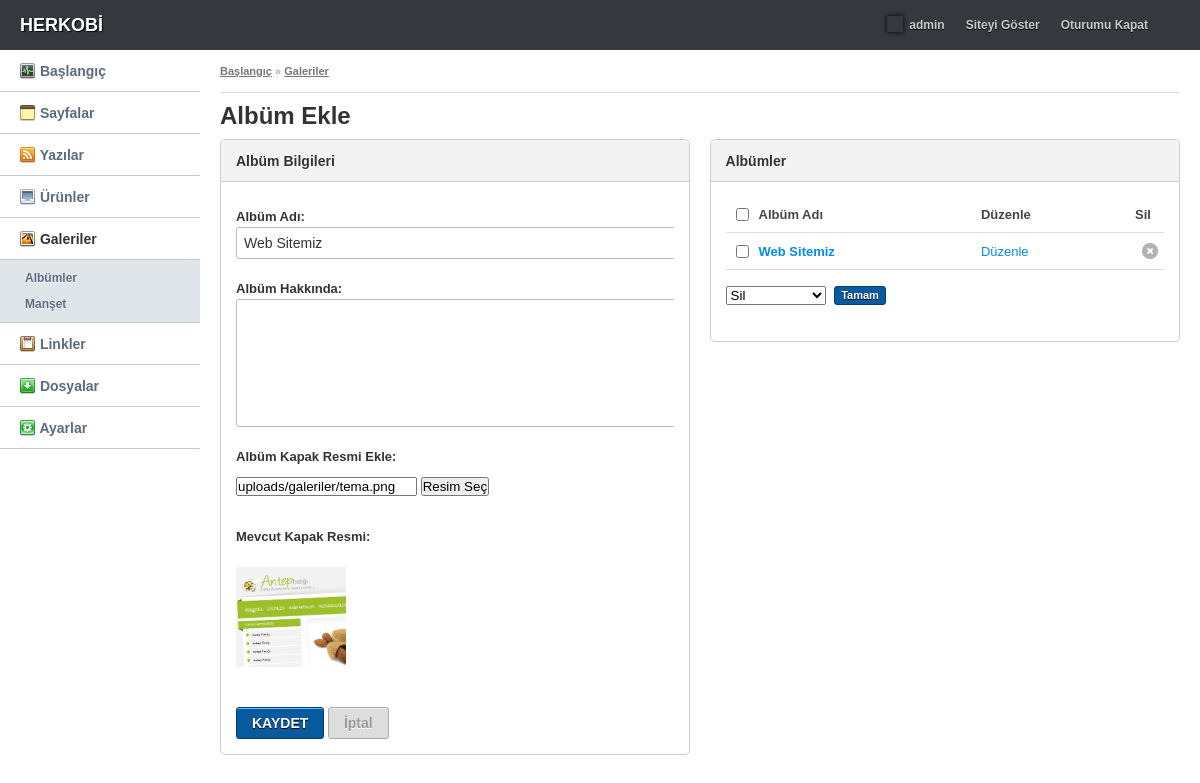
Screenshot of /panel/galleries.php?duzelt=3 (signed in) with the database file from the repository.
### tables this page shows
CREATE TABLE IF NOT EXISTS `galleries` (
  `id` int(11) NOT NULL AUTO_INCREMENT,
  `level` int(11) NOT NULL,
  `slug` text NOT NULL,
  `album` text NOT NULL,
  `description` text NOT NULL,
  `image` text NOT NULL,
  PRIMARY KEY (`id`)
);

### config.php (called while the page is built, shortened)
<?php
    $SITE_ADRESI = "http://localhost/hkv2";
?>

### panel/inc/functions.php (called while the page is built)
<?php
	function duzelt($sutun, $tablo, $id){
		global $db;
			$sql = "
			SELECT $sutun
			FROM $tablo
			WHERE id = :id";
			$sth = $db->prepare($sql);
			$sth->bindValue(':id', $id);
			$db->query("SET NAMES 'utf8'");
			$sth->execute();
			$DuzenleSonuc = $sth->fetchAll();
			return $DuzenleSonuc;
	}

### panel/inc/sayfalama.php (called while the page is built, shortened)
<?php
function SayfaIcerik($tablo){
	global $db;
	$sayfalamaLimit = 20;
	if(!isset($_GET['s'])){
		$sayfalama = 1;
	}
	else{
		$sayfalama = $_GET['s'];
		if(!is_numeric($sayfalama)){
			$sayfalama = 1;
		}
	}
	$kacta = (($sayfalama * $sayfalamaLimit) - $sayfalamaLimit);
	if($tablo == 'pages'){
		$sql = "SELECT uk.id, uk.mid, uk.page, uk.date, u.id, u.mid, u.page, u.date
				FROM pages AS u
				RIGHT JOIN pages AS uk ON u.id = uk.mid
				ORDER BY  `uk`.`id` DESC";
	}
	else if($tablo == 'posts'){
		$sql = "SELECT u.id, u.post, uk.category, u.date
				FROM posts AS u
				LEFT JOIN postcategories AS uk ON u.cid = uk.id
				ORDER BY  `u`.`id` DESC";
	}
	else if($tablo == 'productcategories'){
		$sql = "SELECT uk.id, uk.mid, uk.category, u.id, u.mid, u.category
				FROM productcategories AS u
				RIGHT JOIN productcategories AS uk ON u.id = uk.mid
				ORDER BY  `u`.`id` ASC";
	}
	else if ($tablo == 'postcategories'){
		$sql = "SELECT u.id, u.mid, u.category, uk.id, uk.mid, uk.category
		   		FROM postcategories AS u
		   		RIGHT JOIN postcategories AS uk on u.id = uk.mid";
	}
	else if ($tablo == 'products'){
		$sql = "SELECT u.brand, u.id, u.publish, u.product, u.category, uk.mid
				FROM products AS u
				LEFT JOIN productcategories AS uk ON u.category = uk.id
				ORDER BY  `u`.`id` DESC";
	}
	else if ($tablo == 'galleries'){
		$sql = "SELECT * FROM galleries";
	}
	else if ($tablo == 'slides'){
		$sql = "SELECT * FROM slides";
	}
	$sql .= " LIMIT $kacta , $sayfalamaLimit;";
	$sth = $db->prepare($sql);
	$db->query("SET NAMES 'utf8'");
	$sth->execute();
	$TumHaberler = $sth->fetchAll();
	return $TumHaberler;
}

### panel/galleries.php (the view, shortened to what this page needs)
<?php
require_once'../config.php';
require_once 'inc/functions.php';
include_once 'inc/sayfalama.php';
if (isset($_GET['duzelt'])) {
    $id = $_GET['duzelt'];
    $DuzenleSonuc = duzelt('*', 'galleries', $id);
}
$TumAlbumler = SayfaIcerik('galleries');
$TumAlbumlerSay = count($TumAlbumler);
?>
<!DOCTYPE html PUBLIC "-//W3C//DTD XHTML 1.0 Transitional//EN" "http://www.w3.org/TR/xhtml1/DTD/xhtml1-transitional.dtd">
<html xmlns="http://www.w3.org/1999/xhtml">
    <head>
        <link rel="stylesheet" href="elfinder/css/smoothness/jquery-ui-1.8.13.custom.css" type="text/css" media="screen" title="no title" charset="utf-8">
            <link rel="stylesheet" href="elfinder/css/elfinder.css" type="text/css" media="screen" title="no title" charset="utf-8">
                </head>
                <body>
                    <div id="header">
                        <h1><a href="admin.php">HERKOBİ</a></h1>
                        <div class="userprofile">
                            <ul>
                                <li><a href="user.php"><img src="images/avatar.gif" alt="" /> admin</a></li>
                                <li><a href="<?php echo $SITE_ADRESI; ?>" target="_blank">Siteyi Göster</a></li>
                                <li><a href="logout.php">Oturumu Kapat</a></li>
                            </ul>
                        </div>
                    </div>
                    <div id="sidebar">
                        <ul id="nav">
                            <li><a href="admin.php"><img src="images/nav/dashboard.png" alt="" /> Başlangıç</a></li>
                            <li><a href="#" class="collapse"><img src="images/nav/pages.png" alt="" /> Sayfalar</a>
                            </li>
                            <li><a href="#" class="collapse"><img src="images/nav/rss.png" alt="" /> Yazılar</a>
                            </li>
                            <li><a href="#" class="collapse"><img src="images/nav/product.png" alt="" /> Ürünler</a>
                            </li>
                            <li><a href="#"><strong><img src="images/nav/media.png" alt="" /> Galeriler</strong></a>
                                <ul>
                                    <li><a href="galleries.php">Albümler</a></li>
                                    <li><a href="slide.php">Manşet</a></li>
                                </ul>
                            </li>
                            <li><a href="#" class="collapse"><img src="images/nav/links.png" alt="" /> Linkler</a>
                            </li>
                            <li><a href="files.php"><img src="images/nav/files.png" alt="" /> Dosyalar</a></li>
                            <li><a href="#" class="collapse"><img src="images/nav/settings.png" alt="" /> Ayarlar</a>
                            </li>
                        </ul>
                    </div>
                    <div id="content">
                        <div class="breadcrumb">
                            <a href="admin.php">Başlangıç</a> &raquo; <a href="galleries.php">Galeriler</a>
                        </div>
                        <h2>Albüm Ekle</h2>
                        <div class="textbox half kleft">
                            <form id="bilgi" action="" method="post">
                                <h2>Albüm Bilgileri</h2>
                                <div class="textbox_content">
                                    <p><label>Albüm Adı:</label><br /><input type="text" size="70" class="text" name="album" value="<?php echo @$DuzenleSonuc[0]['album']; ?>"/></p>
                                    <p><label>Albüm Hakkında:</label><br /><textarea rows="7" cols="73" name="description"><?php echo @$DuzenleSonuc[0]['description']; ?></textarea></p>
                                    <p class="fileupload">
                                        <label>Albüm Kapak Resmi Ekle:</label>
                                        <input type="text" id="field" name="image" value="<?php echo @$DuzenleSonuc[0]['image']; ?>" />
                                        <input type="button" id="open" class="file" value="Resim Seç" />
                                        </p>
                                        <?php
                                        if (isset($_GET['duzelt']) && $DuzenleSonuc[0]['image'] != "") {
                                            ?>
                                            <p><label>Mevcut Kapak Resmi:</label><br /></p>
                                            <p><img src="<?php echo $SITE_ADRESI; ?>/<?php echo @$DuzenleSonuc[0]['image']; ?>" /></p>
                                            <?php
                                        }
                                        ?>
                                </div>
                                <div class="textbox_content">
                                    <p>
                                        <input type="submit" class="submit" value="KAYDET" />
                                        <input type="submit" class="submit disabled" disabled="disabled" value="İptal" />
                                    </p>
                                </div>
                            </form>
                        </div>
                        <div class="textbox half kright">
                            <h2>Albümler</h2>
                            <div class="textbox_content">
                                <table cellpadding="0" cellspacing="0" width="100%" class="sortable">
                                    <thead>
                                        <tr>
                                            <th width="10"><input type="checkbox" class="check_all" /></th>
                                            <th>Albüm Adı</th>
                                            <th>Düzenle</th>
                                            <th>Sil</th>
                                        </tr>
                                    </thead>
                                    <tbody>
                                        <form action="" method="post">
                                            <?php
                                            for ($i = 0; $i < $TumAlbumlerSay; $i++) {
                                                echo '
					              <tr>
					                <td><input type="checkbox" name="tut[]" value=' . $TumAlbumler[$i]["id"] . ' /></td>
					                <td><strong><a href="photos.php?duzelt=' . $TumAlbumler[$i]["id"] . '">' . $TumAlbumler[$i]["album"] . '</a></strong></td>
					                <td><a href="?duzelt=' . $TumAlbumler[$i]["id"] . '">Düzenle</a></td>
					                <td class="delete"><a class="al" alt="' . $TumAlbumler[$i]["id"] . '" href="#"><img src="images/close.png" alt="' . $TumAlbumler[$i]["id"] . '" title="Delete" /></a></td>
					              </tr>
								 ';
                                            }
                                            ?>
                                    </tbody>
                                </table>
                                <div class="tableactions">
                                    <select name="toplusil">
                                        <option value="sil">Sil</option>
                                    </select>
                                    <input type="submit" class="submit tiny" value="Tamam" />
                                </div>
                                <div class="table_pagination right">
                                </div>
                            </div>
                        </div>
                    </div>
                </body>
                </html>

### rows the page displays
galleries: album "Web Sitemiz", image "uploads/galeriler/tema.png", image (picture)
